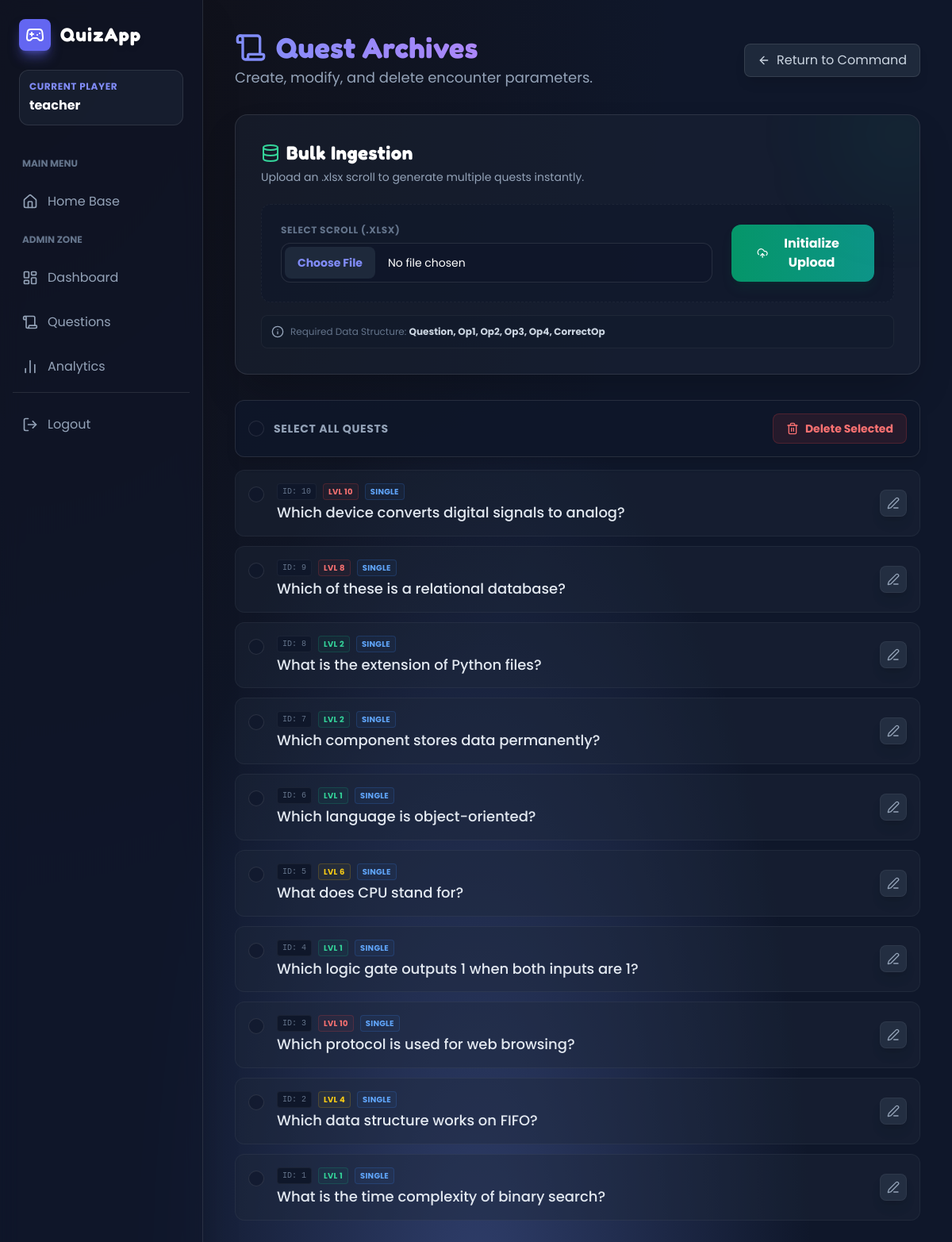
The page /teacher/questions (signed in) on the database its author committed.
### models.py (models this page shows, shortened)
class User(UserMixin, db.Model):
    id = db.Column(db.Integer, primary_key=True)
    username = db.Column(db.String(120), unique=True, nullable=False)
    password_hash = db.Column(db.String(256), nullable=False)
    role = db.Column(db.Enum(Role), default=Role.STUDENT)

class Question(db.Model):
    id = db.Column(db.Integer, primary_key=True)
    prompt = db.Column(db.Text, nullable=False)
    options_json = db.Column(db.Text, nullable=False)
    correct_answers = db.Column(db.String(200), nullable=False)
    difficulty = db.Column(db.Integer, default=3)
    qtype = db.Column(db.String(50), default="single")
    created_at = db.Column(db.DateTime, default=datetime.utcnow)

### teacher/routes.py (the view)
@teacher_bp.route("/questions")
@login_required
@teacher_required
def questions():
    qs = Question.query.order_by(Question.created_at.desc()).all()
    return render_template("teacher_questions.html", questions=qs)

### models.py (called while the page is built)
@login_manager.user_loader
def load_user(user_id):
    try:
        return User.query.get(int(user_id))
    except Exception:
        return None

### teacher/routes.py (called while the page is built)
def teacher_required(func):
    @wraps(func)
    def wrapper(*args, **kwargs):
        if not hasattr(current_user, "role") or getattr(current_user.role, "value", None) != "teacher":
            flash("Unauthorized access.", "danger")
            return redirect(url_for("auth.index"))
        return func(*args, **kwargs)
    return wrapper

### templates/teacher_questions.html (shortened to what this page needs)
{% extends "base.html" %}
{% block content %}
<div class="max-w-5xl mx-auto space-y-8 fade">
    <div class="flex flex-col md:flex-row items-start md:items-center justify-between gap-4">
        <div>
            <h1 class="text-4xl font-bold text-transparent bg-clip-text bg-gradient-to-r from-indigo-400 to-purple-400 font-game drop-shadow-sm flex items-center gap-3">
                <i data-lucide="scroll" class="text-indigo-400 w-10 h-10"></i>
            </h1>
            <p class="text-slate-400 mt-1 text-lg">Create, modify, and delete encounter parameters.</p>
        </div>
        <a href="{{ url_for('teacher.dashboard') }}" class="group flex items-center gap-2 px-4 py-2 rounded-lg bg-slate-800 hover:bg-slate-700 border border-white/10 text-slate-300 hover:text-white transition-colors shadow-lg">
            <i data-lucide="arrow-left" class="w-4 h-4 group-hover:-translate-x-1 transition-transform"></i>
            <span>Return to Command</span>
        </a>
    </div>
    <div class="bg-slate-800/40 backdrop-blur-md border border-white/10 rounded-2xl overflow-hidden shadow-2xl relative group">
        <div class="absolute -right-10 -top-10 w-32 h-32 bg-emerald-500/10 rounded-full blur-3xl group-hover:bg-emerald-500/20 transition-all"></div>
        <div class="p-6 md:p-8">
            <div class="flex items-start justify-between gap-4 mb-6">
                <div>
                    <h3 class="text-2xl font-bold text-white font-game flex items-center gap-2">
                        <i data-lucide="database" class="text-emerald-400 w-6 h-6"></i>
                        Bulk Ingestion
                    </h3>
                    <p class="text-sm text-slate-400 mt-1">Upload an .xlsx scroll to generate multiple quests instantly.</p>
                </div>
            </div>
            <form action="{{ url_for('teacher.upload_excel') }}" method="post" enctype="multipart/form-data"
                  class="bg-slate-900/50 p-6 rounded-xl border border-white/5 border-dashed hover:border-emerald-500/30 transition-all flex flex-col md:flex-row items-center gap-6">
                <div class="flex-grow w-full">
                    <label class="block text-xs font-bold text-slate-500 uppercase tracking-wider mb-2">Select Scroll (.xlsx)</label>
                    <input type="file" name="file" accept=".xlsx" required
                           class="block w-full text-sm text-slate-400
                                  file:mr-4 file:py-2.5 file:px-4
                                  file:rounded-lg file:border-0
                                  file:text-sm file:font-bold
                                  file:bg-slate-800 file:text-indigo-400
                                  hover:file:bg-slate-700 hover:file:text-white
                                  cursor-pointer transition-all border border-slate-700 rounded-lg p-1">
                </div>
                <button class="w-full md:w-auto bg-gradient-to-r from-emerald-600 to-teal-600 hover:from-emerald-500 hover:to-teal-500 text-white px-8 py-3 rounded-xl font-bold shadow-lg shadow-emerald-900/20 transition-all hover:scale-105 active:scale-95 flex items-center justify-center gap-2">
                    <i data-lucide="upload-cloud" class="w-5 h-5"></i>
                    <span>Initialize Upload</span>
                </button>
            </form>
            <div class="mt-4 flex items-center gap-2 text-xs text-slate-500 bg-slate-900/30 p-3 rounded-lg border border-white/5">
                <i data-lucide="info" class="w-4 h-4 text-slate-400"></i>
                <span>Required Data Structure: <strong class="text-slate-300">Question, Op1, Op2, Op3, Op4, CorrectOp</strong></span>
            </div>
        </div>
    </div>
    <form method="post" action="{{ url_for('teacher.mass_delete') }}" id="massDeleteForm" class="space-y-4">
        <div class="sticky top-0 z-10 bg-slate-900/90 backdrop-blur-md p-4 rounded-xl border border-white/10 shadow-lg flex items-center justify-between gap-4">
            <label class="flex items-center gap-3 cursor-pointer group hover:text-white text-slate-400 transition-colors">
                <input type="checkbox" id="selectAll" class="quest-checkbox">
                <span class="text-sm font-bold uppercase tracking-wider">Select All Quests</span>
            </label>
            <button type="submit"
                    class="bg-red-500/10 hover:bg-red-500 text-red-400 hover:text-white border border-red-500/20 px-4 py-2 rounded-lg font-bold text-sm transition-all flex items-center gap-2 disabled:opacity-50"
                    onclick="return confirm('WARNING: Are you sure you want to delete the selected quests? This cannot be undone.');">
                <i data-lucide="trash-2" class="w-4 h-4"></i>
                <span class="hidden sm:inline">Delete Selected</span>
            </button>
        </div>
        <div class="grid gap-3">
            {% for q in questions %}
            <div class="quest-card group relative bg-slate-800/40 hover:bg-slate-800/80 border border-white/5 hover:border-indigo-500/30 rounded-xl transition-all hover:-translate-y-1 hover:shadow-xl overflow-hidden">
                <label class="flex items-start gap-4 p-4 cursor-pointer w-full h-full" for="qid_{{ q.id }}">
                    <div class="pt-1 flex-shrink-0">
                        <input type="checkbox" id="qid_{{ q.id }}" name="qids" value="{{ q.id }}" class="quest-checkbox question-checkbox">
                    </div>
                    <div class="flex-grow min-w-0 pr-12">
                        <div class="flex items-center gap-2 mb-1">
                            <span class="text-[10px] font-mono text-slate-500 bg-slate-900 px-1.5 py-0.5 rounded border border-white/5">ID: {{ q.id }}</span>
                            <span class="inline-flex items-center gap-1 px-1.5 py-0.5 rounded text-[10px] font-bold uppercase tracking-wide border
                                {% if q.difficulty <= 3 %} text-emerald-400 border-emerald-500/20 bg-emerald-500/5
                                {% elif q.difficulty <= 7 %} text-yellow-400 border-yellow-500/20 bg-yellow-500/5
                                {% else %} text-red-400 border-red-500/20 bg-red-500/5 {% endif %}">
                                Lvl {{ q.difficulty }}
                            </span>
                            <span class="inline-flex items-center gap-1 px-1.5 py-0.5 rounded text-[10px] font-bold uppercase tracking-wide border border-blue-500/20 bg-blue-500/5 text-blue-400">
                                {{ q.qtype }}
                            </span>
                        </div>
                        <p class="text-slate-200 font-medium text-lg leading-snug group-hover:text-white transition-colors">
                            {{ q.prompt }}
                        </p>
                    </div>
                </label>
                <div class="absolute right-4 top-1/2 -translate-y-1/2 z-10">
                    <a href="{{ url_for('teacher.edit_question', qid=q.id) }}"
                       onclick="event.stopPropagation();"
                       class="p-2 rounded-lg bg-slate-700/50 hover:bg-indigo-600 text-slate-400 hover:text-white transition-all border border-white/5 flex items-center justify-center shadow-lg group-hover:scale-105"
                       title="Edit Quest">
                        <i data-lucide="edit-3" class="w-4 h-4"></i>
                    </a>
                </div>
            </div>
            {% else %}
            <div class="text-center py-12 text-slate-500 bg-slate-800/20 rounded-xl border border-white/5 border-dashed">
                <i data-lucide="scroll-x" class="w-12 h-12 mx-auto mb-3 opacity-50"></i>
                <p>The archives are empty. Upload a scroll or create quests manually.</p>
            </div>
            {% endfor %}
        </div>
    </form>
</div>
{% endblock %}

### templates/base.html (shortened to what this page needs)
<!DOCTYPE html>
<html lang="en">
<head>
    <script src="https://cdn.tailwindcss.com"></script>
    <link rel="stylesheet" href="{{ url_for('static', filename='css/style.css') }}">
</head>
<body class="flex flex-col md:flex-row min-h-screen overflow-hidden">
    {% if current_user.is_authenticated %}
    <aside id="sidebar" class="w-full md:w-64 glass-sidebar text-slate-300 flex flex-col shadow-2xl z-20 shrink-0 h-screen overflow-y-auto">
        <div class="p-6 pb-2">
            <div class="flex items-center gap-3 mb-6">
                <div class="bg-indigo-500 p-2 rounded-lg shadow-lg shadow-indigo-500/50">
                    <i data-lucide="gamepad-2" class="text-white w-6 h-6"></i>
                </div>
                <h2 class="text-2xl font-bold text-white font-game tracking-wider drop-shadow-md">QuizApp</h2>
            </div>
            <div class="bg-slate-800/50 p-3 rounded-xl border border-white/10 mb-4">
                <div class="text-xs font-bold text-indigo-400 uppercase tracking-wider mb-1">Current Player</div>
                <div class="font-bold text-white truncate">{{ current_user.username if current_user.username else 'Player 1' }}</div>
            </div>
        </div>
        <nav class="flex-1 px-4 space-y-2 pb-6">
            <div class="text-xs font-bold text-slate-500 uppercase px-3 py-2 mt-2">Main Menu</div>
            <a class="block p-3 rounded-lg nav-item flex items-center gap-3" href="{{ url_for('auth.index') }}">
                <i data-lucide="home" class="w-5 h-5"></i>
                <span>Home Base</span>
            </a>
            {% if current_user.role is defined and current_user.role.value == "teacher" %}
            <div class="text-xs font-bold text-slate-500 uppercase px-3 py-2 mt-4">Admin Zone</div>
            <a class="block p-3 rounded-lg nav-item flex items-center gap-3" href="{{ url_for('teacher.dashboard') }}">
                <i data-lucide="layout-dashboard" class="w-5 h-5"></i>
                <span>Dashboard</span>
            </a>
            <a class="block p-3 rounded-lg nav-item flex items-center gap-3" href="{{ url_for('teacher.questions') }}">
                <i data-lucide="scroll" class="w-5 h-5"></i>
                <span>Questions</span>
            </a>
            <a class="block p-3 rounded-lg nav-item flex items-center gap-3" href="{{ url_for('teacher.analytics') }}">
                <i data-lucide="bar-chart-2" class="w-5 h-5"></i>
                <span>Analytics</span>
            </a>
            {% endif %}
            <div class="mt-8 pt-4 border-t border-white/10">
                <a class="block p-3 rounded-lg hover:bg-red-500/20 hover:text-red-400 text-slate-400 transition-all flex items-center gap-3 group" href="{{ url_for('auth.logout') }}">
                    <i data-lucide="log-out" class="w-5 h-5 group-hover:-translate-x-1 transition-transform"></i>
                    <span>Logout</span>
                </a>
            </div>
        </nav>
    </aside>
    {% endif %}
    <main class="flex-1 p-6 md:p-10 fade h-screen overflow-y-auto relative">
        <div class="max-w-7xl mx-auto pb-20">
            {% block content %}{% endblock %}
        </div>
    </main>
</body>
</html>

### static/css/style.css (style rules this page uses)
:root { --game-bg: #0f172a; --game-glass: rgba(15, 23, 42, 0.6); --game-border: rgba(255, 255, 255, 0.1); --accent-indigo: #6366f1; --accent-purple: #a855f7; --accent-emerald: #10b981; --accent-red: #ef4444; --grad-primary: linear-gradient(135deg, #6366f1 0%, #a855f7 100%); --grad-glass: linear-gradient(180deg, rgba(255,255,255,0.05) 0%, rgba(255,255,255,0) 100%); }
body { font-family: 'Poppins', sans-serif; background-color: var(--game-bg); color: #e2e8f0; min-height: 100vh; background-image: radial-gradient(at 0% 0%, hsla(253,16%,7%,1) 0, transparent 50%), radial-gradient(at 50% 100%, hsla(225,39%,30%,1) 0, transparent 50%); background-attachment: fixed; }
h1, h2, h3, h4, .font-game { font-family: 'Fredoka', sans-serif; letter-spacing: 0.5px; }
input, select, textarea { background-color: rgba(15, 23, 42, 0.6) !important; border: 1px solid rgba(255, 255, 255, 0.1) !important; color: white !important; border-radius: 0.75rem !important; transition: all 0.2s ease !important; }
.glass-sidebar { background: var(--game-glass); backdrop-filter: blur(12px); -webkit-backdrop-filter: blur(12px); border-right: 1px solid var(--game-border); }
.nav-item { transition: all 0.2s cubic-bezier(0.4, 0, 0.2, 1); position: relative; overflow: hidden; color: #94a3b8; }
.nav-item::before { content: ''; position: absolute; left: 0; top: 0; height: 100%; width: 3px; background: var(--accent-indigo); opacity: 0; transition: opacity 0.2s; }
.attempt-row, .quest-card { transition: all 0.2s cubic-bezier(0.4, 0, 0.2, 1); border: 1px solid rgba(255, 255, 255, 0.05); }
.attempt-checkbox, .quest-checkbox { appearance: none; -webkit-appearance: none; background-color: rgba(15, 23, 42, 0.5); border: 1px solid rgba(255, 255, 255, 0.2); border-radius: 4px; width: 1.25rem; height: 1.25rem; display: grid; place-content: center; transition: all 0.2s; cursor: pointer; margin: 0; }
.attempt-checkbox::before, .quest-checkbox::before { content: ""; width: 0.75rem; height: 0.75rem; transform: scale(0); transition: 0.15s transform ease-in-out; box-shadow: inset 1em 1em var(--accent-indigo); border-radius: 2px; }
.fade { animation: fadeUp 0.5s ease-out forwards; }

### templates/base.html (style rules this page uses)
:root { --game-bg: #0f172a; --sidebar-glass: rgba(15, 23, 42, 0.6); --border-glass: rgba(255, 255, 255, 0.1); }
body { font-family: 'Poppins', sans-serif; background-color: var(--game-bg); background-image: radial-gradient(at 0% 0%, hsla(253,16%,7%,1) 0, transparent 50%), radial-gradient(at 50% 100%, hsla(225,39%,30%,1) 0, transparent 50%); color: #e2e8f0; min-height: 100vh; }
h1, h2, h3, h4, .font-game { font-family: 'Fredoka', sans-serif; letter-spacing: 0.5px; }
.glass-sidebar { background: var(--sidebar-glass); backdrop-filter: blur(12px); border-right: 1px solid var(--border-glass); }
.nav-item { transition: all 0.2s cubic-bezier(0.4, 0, 0.2, 1); position: relative; overflow: hidden; }
.nav-item::before { content: ''; position: absolute; left: 0; top: 0; height: 100%; width: 4px; background: #818cf8; opacity: 0; transition: opacity 0.2s; }
.fade { animation: levelUpFade 0.5s ease-out forwards; }

### templates/teacher_questions.html (style rules this page uses)
.quest-checkbox { appearance: none; background-color: rgba(15, 23, 42, 0.5); border: 1px solid rgba(255, 255, 255, 0.2); border-radius: 4px; width: 1.25rem; height: 1.25rem; display: grid; place-content: center; transition: all 0.2s; cursor: pointer; }
.quest-checkbox::before { content: ""; width: 0.75rem; height: 0.75rem; transform: scale(0); transition: 0.15s transform ease-in-out; box-shadow: inset 1em 1em #818cf8; border-radius: 2px; }
.quest-card { transition: all 0.2s cubic-bezier(0.4, 0, 0.2, 1); }

### rows shown on the page
User: username "teacher"
Question: id "10", difficulty "10", qtype "SINGLE", prompt "Which device converts digital signals to analog?"
Question: id "9", difficulty "8", qtype "SINGLE", prompt "Which of these is a relational database?"
Question: id "8", difficulty "2", qtype "SINGLE", prompt "What is the extension of Python files?"
Question: id "7", difficulty "2", qtype "SINGLE", prompt "Which component stores data permanently?"
Question: id "6", difficulty "1", qtype "SINGLE", prompt "Which language is object-oriented?"
Question: id "5", difficulty "6", qtype "SINGLE", prompt "What does CPU stand for?"
Question: id "4", difficulty "1", qtype "SINGLE", prompt "Which logic gate outputs 1 when both inputs are 1?"
Question: id "3", difficulty "10", qtype "SINGLE", prompt "Which protocol is used for web browsing?"
Question: id "2", difficulty "4", qtype "SINGLE", prompt "Which data structure works on FIFO?"
Question: id "1", difficulty "1", qtype "SINGLE", prompt "What is the time complexity of binary search?"
